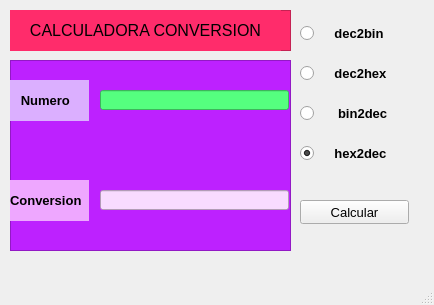
<?xml version="1.0" encoding="UTF-8"?>
<ui version="4.0">
 <class>MainWindow</class>
 <widget class="QMainWindow" name="MainWindow">
  <property name="geometry">
   <rect>
    <x>0</x>
    <y>0</y>
    <width>434</width>
    <height>305</height>
   </rect>
  </property>
  <property name="focusPolicy">
   <enum>Qt::NoFocus</enum>
  </property>
  <property name="windowTitle">
   <string>MainWindow</string>
  </property>
  <widget class="QWidget" name="centralwidget">
   <widget class="QWidget" name="verticalLayoutWidget_3">
    <property name="geometry">
     <rect>
      <x>300</x>
      <y>10</y>
      <width>111</width>
      <height>171</height>
     </rect>
    </property>
    <layout class="QVBoxLayout" name="verticalLayout_3">
     <item>
      <widget class="QRadioButton" name="dec2bin">
       <property name="font">
        <font>
         <pointsize>10</pointsize>
         <weight>75</weight>
         <bold>true</bold>
        </font>
       </property>
       <property name="text">
        <string>    dec2bin</string>
       </property>
       <property name="checked">
        <bool>false</bool>
       </property>
       <property name="autoRepeat">
        <bool>false</bool>
       </property>
       <property name="autoRepeatDelay">
        <number>300</number>
       </property>
      </widget>
     </item>
     <item>
      <widget class="QRadioButton" name="dec2hex">
       <property name="font">
        <font>
         <pointsize>10</pointsize>
         <weight>75</weight>
         <bold>true</bold>
        </font>
       </property>
       <property name="text">
        <string>    dec2hex</string>
       </property>
       <property name="checked">
        <bool>false</bool>
       </property>
      </widget>
     </item>
     <item>
      <widget class="QRadioButton" name="bin2dec">
       <property name="font">
        <font>
         <pointsize>10</pointsize>
         <weight>75</weight>
         <bold>true</bold>
        </font>
       </property>
       <property name="text">
        <string>     bin2dec</string>
       </property>
       <property name="checked">
        <bool>false</bool>
       </property>
       <property name="autoRepeatDelay">
        <number>100</number>
       </property>
      </widget>
     </item>
     <item>
      <widget class="QRadioButton" name="hex2dec">
       <property name="font">
        <font>
         <pointsize>10</pointsize>
         <weight>75</weight>
         <bold>true</bold>
        </font>
       </property>
       <property name="text">
        <string>    hex2dec</string>
       </property>
       <property name="checked">
        <bool>true</bool>
       </property>
      </widget>
     </item>
    </layout>
   </widget>
   <widget class="QFrame" name="frame">
    <property name="geometry">
     <rect>
      <x>10</x>
      <y>60</y>
      <width>281</width>
      <height>191</height>
     </rect>
    </property>
    <property name="styleSheet">
     <string notr="true">background-color: rgb(189, 33, 255);</string>
    </property>
    <property name="frameShape">
     <enum>QFrame::StyledPanel</enum>
    </property>
    <property name="frameShadow">
     <enum>QFrame::Raised</enum>
    </property>
    <widget class="QLineEdit" name="resultado">
     <property name="geometry">
      <rect>
       <x>90</x>
       <y>130</y>
       <width>189</width>
       <height>20</height>
      </rect>
     </property>
     <property name="styleSheet">
      <string notr="true">background-color: rgb(248, 219, 255);</string>
     </property>
     <property name="alignment">
      <set>Qt::AlignCenter</set>
     </property>
     <property name="readOnly">
      <bool>true</bool>
     </property>
    </widget>
    <widget class="QLineEdit" name="num1">
     <property name="geometry">
      <rect>
       <x>90</x>
       <y>30</y>
       <width>189</width>
       <height>20</height>
      </rect>
     </property>
     <property name="styleSheet">
      <string notr="true">
background-color: rgb(85, 255, 127);</string>
     </property>
     <property name="alignment">
      <set>Qt::AlignCenter</set>
     </property>
    </widget>
    <widget class="QLabel" name="Numero1">
     <property name="geometry">
      <rect>
       <x>0</x>
       <y>20</y>
       <width>79</width>
       <height>41</height>
      </rect>
     </property>
     <property name="font">
      <font>
       <pointsize>10</pointsize>
       <weight>75</weight>
       <bold>true</bold>
      </font>
     </property>
     <property name="styleSheet">
      <string notr="true">background-color: rgb(219, 175, 255);</string>
     </property>
     <property name="text">
      <string>   Numero </string>
     </property>
    </widget>
   </widget>
   <widget class="QFrame" name="frame_2">
    <property name="geometry">
     <rect>
      <x>10</x>
      <y>10</y>
      <width>281</width>
      <height>41</height>
     </rect>
    </property>
    <property name="styleSheet">
     <string notr="true">background-color: rgb(255, 44, 107);</string>
    </property>
    <property name="frameShape">
     <enum>QFrame::StyledPanel</enum>
    </property>
    <property name="frameShadow">
     <enum>QFrame::Raised</enum>
    </property>
    <widget class="QLabel" name="label_5">
     <property name="geometry">
      <rect>
       <x>0</x>
       <y>0</y>
       <width>271</width>
       <height>41</height>
      </rect>
     </property>
     <property name="font">
      <font>
       <family>Arial</family>
       <pointsize>12</pointsize>
      </font>
     </property>
     <property name="text">
      <string>CALCULADORA CONVERSION</string>
     </property>
     <property name="alignment">
      <set>Qt::AlignCenter</set>
     </property>
    </widget>
   </widget>
   <widget class="QLabel" name="Respuesta">
    <property name="geometry">
     <rect>
      <x>10</x>
      <y>180</y>
      <width>79</width>
      <height>41</height>
     </rect>
    </property>
    <property name="font">
     <font>
      <pointsize>10</pointsize>
      <weight>75</weight>
      <bold>true</bold>
     </font>
    </property>
    <property name="styleSheet">
     <string notr="true">background-color: rgb(238, 167, 255);</string>
    </property>
    <property name="text">
     <string>Conversion</string>
    </property>
   </widget>
   <widget class="QPushButton" name="pushButton">
    <property name="geometry">
     <rect>
      <x>300</x>
      <y>200</y>
      <width>109</width>
      <height>24</height>
     </rect>
    </property>
    <property name="font">
     <font>
      <pointsize>10</pointsize>
     </font>
    </property>
    <property name="text">
     <string>Calcular</string>
    </property>
   </widget>
  </widget>
  <widget class="QMenuBar" name="menubar">
   <property name="geometry">
    <rect>
     <x>0</x>
     <y>0</y>
     <width>434</width>
     <height>21</height>
    </rect>
   </property>
  </widget>
  <widget class="QStatusBar" name="statusbar"/>
 </widget>
 <resources/>
 <connections/>
</ui>
